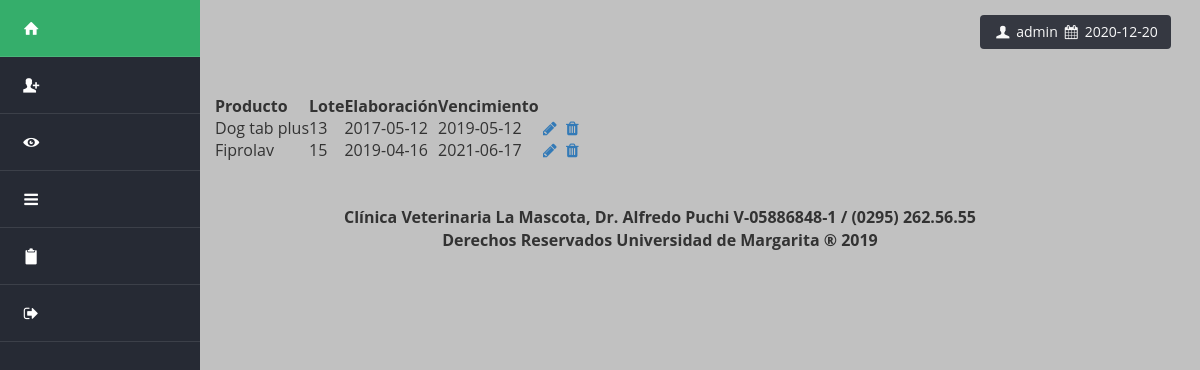
The app's page /mostrar_productos_dataTable.php (signed in) with its own data.
### tables this page shows
CREATE TABLE `productos` (
  `PRODUCTO` varchar(250) NOT NULL,
  `LOTE` int(11) NOT NULL,
  `ELABORACION` date NOT NULL,
  `VENCIMIENTO` date NOT NULL
);

### mostrar_productos_dataTable.php (the view, shortened to what this page needs)
<?php session_start();
	require 'admin/config.php';
	$conexion = conexion($bd_config);
	$statement = $conexion->prepare("SELECT * FROM productos ORDER BY LOTE ASC");
	$statement->execute();
	$resultado = $statement->fetchAll();
	$diaActual=date("d");
	$mesActual=date("m");
	$anioActual=date("Y");
	$fechaActual = $anioActual .'-'. $mesActual .'-'. $diaActual;
?>
<html lang="es">
	<head>
		<link rel="stylesheet" type="text/css" href="data_table/css/bootstrap.min.css">
		<link rel="stylesheet" type="text/css" href="data_table/css/bootstrap-theme.css">
		<link href="data_table/css/jquery.dataTables.min.css" rel="stylesheet">
		<link rel="stylesheet" type="text/css" href="css/fontello.css">
		<link rel="stylesheet" type="text/css" href="css/estilos.css">
	</head>
<body>
	<div class="container-fluid">
			<div class="row">
				<?php require'views/HeadTipo1.php'; ?>
			<button class="wrapper btn" ><span><i class="icon-user"></i></span><?php echo " " .$_SESSION['usuario'] ."  "?><span><i class="icon-calendar"></i></span><?php echo " " .$fechaActual?></button>
			<br>
			<br>
			<br>
			<div class="col-md-9 table-responsive">
				<table class="display" id="mitabla">
					<thead>
						<tr>
							<th>Producto</th>
							<th>Lote</th>
							<th>Elaboración</th>
							<th>Vencimiento</th>
							<th></th>
							<th></th>
						</tr>
					</thead>
					<tbody>
						<?php foreach ($resultado as $row): ?>
							<tr>
								<td><?php echo $row['PRODUCTO']; ?></td>
								<td><?php echo $row['LOTE']; ?></td>
								<td><?php echo $row['ELABORACION']; ?></td>
								<td><?php echo $row['VENCIMIENTO']; ?></td>
								<td><a class="icon-pencil" href="editar_producto.php?producto=<?php echo $row['PRODUCTO']; ?> " ></a></td>
								<td><a href="#" class="icon-trash" data-href="eliminar_producto.php?producto=<?php echo $row['PRODUCTO']; ?>" data-toggle="modal" data-target="#confirm-delete"></a></td>
							</tr>
						<?php endforeach ?>
					</tbody>
				</table>
				<br>
				<br>
				<p style="text-align:center; margin-left: 20px;"><b>Clínica Veterinaria La Mascota, Dr. Alfredo Puchi V-05886848-1 / (0295) 262.56.55 <br> Derechos Reservados Universidad de Margarita &reg; 2019</b></p>
			</div>
		</div>
	</div>
</body>
</html>

### css/estilos.css (style rules this page uses)
body { background: #C1C1C1; font-size: 16px; font-family: 'Open Sans', sans-serif; }

### mostrar_productos_dataTable.php (style rules this page uses)
.wrapper { margin: 1em; margin-bottom: 0; margin-top: 15px; margin-left: 65%; opacity: 0.9; background-color: #262a34; cursor: pointer; color: white; }

### records on screen
productos: PRODUCTO "Dog tab plus", LOTE "13", ELABORACION "2017-05-12", VENCIMIENTO "2019-05-12"
productos: PRODUCTO "Fiprolav", LOTE "15", ELABORACION "2019-04-16", VENCIMIENTO "2021-06-17"

### other values on screen
$_SESSION['usuario'] "admin"
